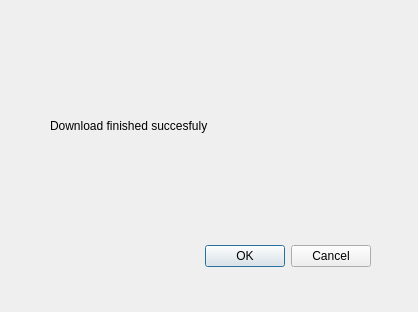
<?xml version="1.0" encoding="UTF-8"?>
<ui version="4.0">
 <class>Dialog</class>
 <widget class="QDialog" name="Dialog">
  <property name="geometry">
   <rect>
    <x>0</x>
    <y>0</y>
    <width>418</width>
    <height>312</height>
   </rect>
  </property>
  <property name="windowTitle">
   <string>Dialog</string>
  </property>
  <widget class="QDialogButtonBox" name="buttonBox">
   <property name="geometry">
    <rect>
     <x>30</x>
     <y>240</y>
     <width>341</width>
     <height>32</height>
    </rect>
   </property>
   <property name="orientation">
    <enum>Qt::Horizontal</enum>
   </property>
   <property name="standardButtons">
    <set>QDialogButtonBox::Cancel|QDialogButtonBox::Ok</set>
   </property>
  </widget>
  <widget class="QLabel" name="label">
   <property name="geometry">
    <rect>
     <x>50</x>
     <y>100</y>
     <width>331</width>
     <height>51</height>
    </rect>
   </property>
   <property name="text">
    <string>Download finished succesfuly</string>
   </property>
  </widget>
 </widget>
 <resources/>
 <connections>
  <connection>
   <sender>buttonBox</sender>
   <signal>accepted()</signal>
   <receiver>Dialog</receiver>
   <slot>accept()</slot>
   <hints>
    <hint type="sourcelabel">
     <x>248</x>
     <y>254</y>
    </hint>
    <hint type="destinationlabel">
     <x>157</x>
     <y>274</y>
    </hint>
   </hints>
  </connection>
  <connection>
   <sender>buttonBox</sender>
   <signal>rejected()</signal>
   <receiver>Dialog</receiver>
   <slot>reject()</slot>
   <hints>
    <hint type="sourcelabel">
     <x>316</x>
     <y>260</y>
    </hint>
    <hint type="destinationlabel">
     <x>286</x>
     <y>274</y>
    </hint>
   </hints>
  </connection>
 </connections>
</ui>
